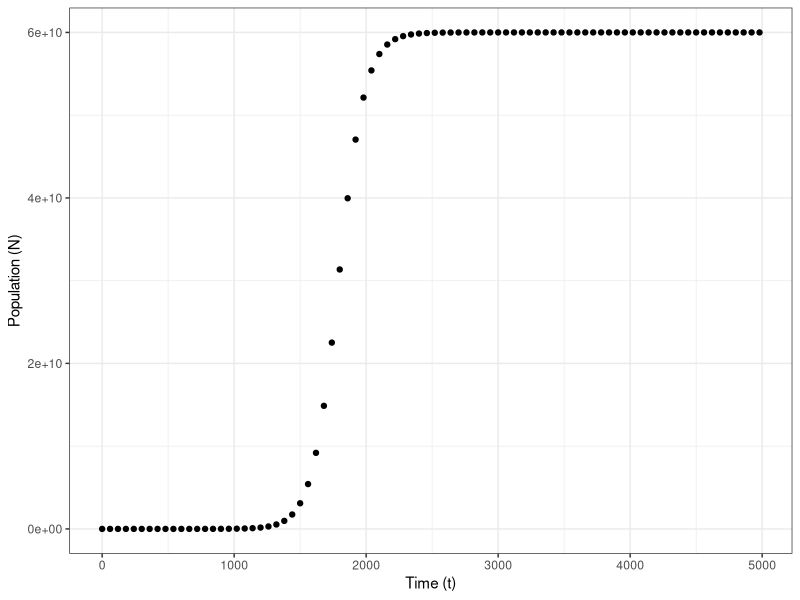
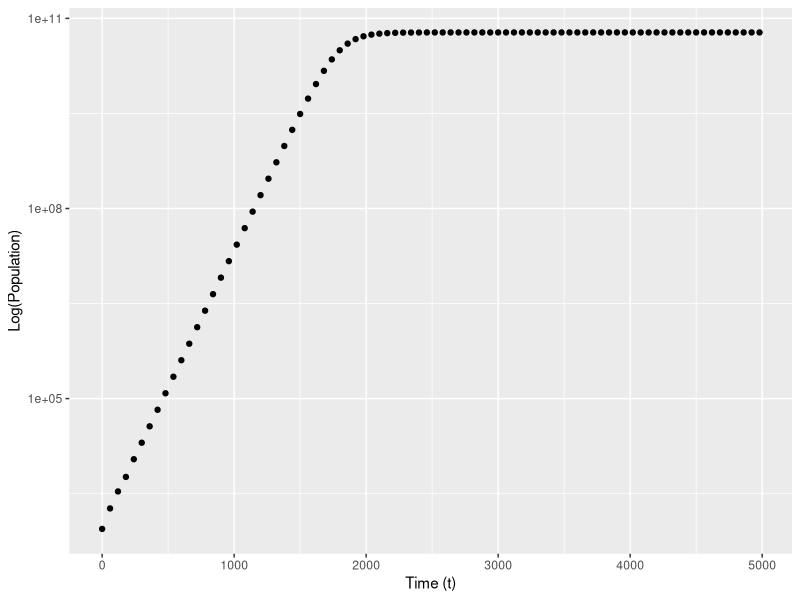

R code for these plots, in order:
# Script to plot the logistic growth data

# Reading the dataset
growth_data <- read.csv("jose_logistic_data.csv")

# Installing ggplot 2
install.packages("ggplot2")
library(ggplot2)

# Plot 1: N vs t (raw population data)

ggplot(aes(t,N), data = growth_data) +
  
  geom_point() +
  
  xlab("Time (t)") +
  
  ylab("Population (N)") +
  
  theme_bw()

# Plot 2: log(N) vs t (log-transformed population data)

ggplot(aes(t,N), data = growth_data) +
  
  geom_point() +
  
  xlab("Time (t)") +
  
  ylab("Log(Population)") +
  
  scale_y_continuous(trans='log10')
